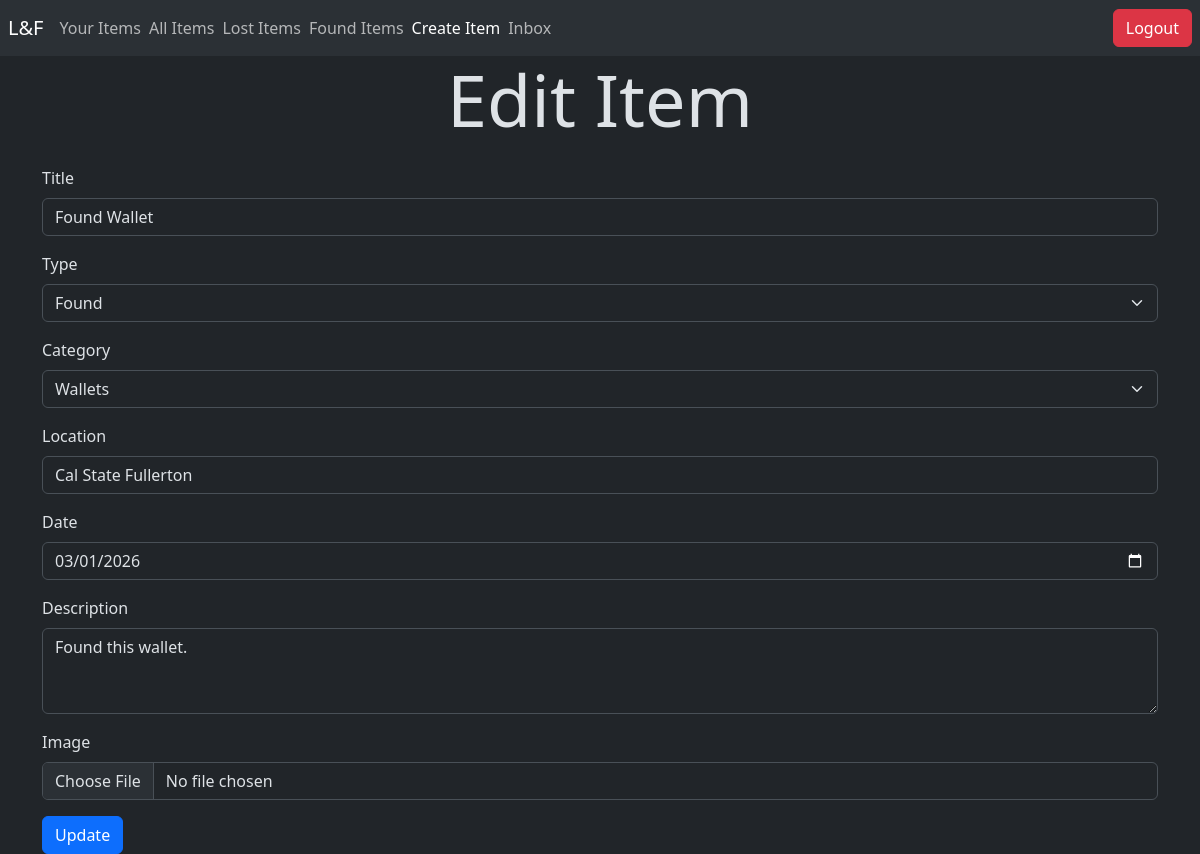
Screenshot of /edit_item.php?item_id=1 (signed in) with the database file from the repository.
### tables this page shows
CREATE TABLE ITEM (
    Item_id INT AUTO_INCREMENT,
    Inserted_at TIMESTAMP NOT NULL,
    Location VARCHAR(50) NOT NULL,
    Description VARCHAR(250) NOT NULL,
    Title VARCHAR(50) NOT NULL, 
    Type VARCHAR(20) NOT NULL,
    Category VARCHAR(20) NOT NULL,
    Status VARCHAR(20) NOT NULL,
    Date DATE NOT NULL,
    Img VARCHAR(225) NOT NULL,
    User_id INT NOT NULL,

    PRIMARY KEY (Item_id),
    FOREIGN KEY (User_id) REFERENCES USER (User_id)
);

### edit_item.php (the view, shortened to what this page needs)
<?php
include("connect.php");
$user_email = $_SESSION["Email"];
$item_id = $_GET['item_id'];
$sql_fetch_item = "select * from item where Item_id=$item_id;";
$item_row = $conn->query($sql_fetch_item);
$item = $item_row->fetch_assoc();
$sql_fetch_notifications = "select count(*) from notification where Recipient_email = '$user_email';";
$notifications = $conn->query($sql_fetch_notifications);
$row = $notifications->fetch_assoc();
$count = $row['count(*)'];
?>
<!doctype html>
<html lang="en" class="h-100" data-bs-theme="dark">
<head>
    <link href="https://cdn.jsdelivr.net/npm/bootstrap@5.3.8/dist/css/bootstrap.min.css" rel="stylesheet">
</head>
<body>
    <nav class="navbar bg-body-tertiary">
        <a class="navbar-brand ms-2" href="#">L&F</a>
        <ul class="navbar-nav me-auto flex-row d-flex">
            <li class="nav-item me-2">
                <a class="nav-link" href="user_items.php">Your Items</a>
            </li>
            <li class='nav-item me-2'>
                <a class='nav-link' href='view_items.php'>All Items</a>
            </li>
            <li class="nav-item me-2">
                <a class="nav-link" href="lost_items.php">Lost Items</a>
            </li>
            <li class="nav-item me-2">
                <a class="nav-link" href="found_items.php">Found Items</a>
            </li>
            <li class="nav-item me-2">
                <a class="nav-link active" href="item_submission.php">Create Item</a>
            </li>
            <?php
            if ($count > 0) {
                echo ("
                <li class='nav-item me-2'>
                    <a class='nav-link' href='view_conversations.php'>Inbox*</a>
                </li>
                ");
            } else {
                echo ("
                <li class='nav-item me-2'>
                    <a class='nav-link' href='view_conversations.php'>Inbox</a>
                </li>
                ");
            } ?>
        </ul>
        <a href="logout.php">
            <button class="btn btn-danger me-2" type="button">Logout</button>
        </a>
    </nav>
    <h1 class="display-2 text-center mb-4">Edit Item</h1>
    <div class="container">
        <form method="post" action="./update_item.php?item_id=<?php echo $item_id; ?>" enctype="multipart/form-data">
            <div class="mb-3">
                <label for="title" class="form-label">Title</label>
                <input type="text" class="form-control" id="title" name="title" value="<?php echo $item['Title']; ?>" required>
            </div>
            <div class="mb-3">
                <label for="type" class="form-label">Type</label>
                <select class="form-select" id="type" name="type" ?>" required>
                    <?php
                    if ($item['Type'] == 'Lost') {
                        echo ("
                        <option value='Lost' selected>Lost</option>
                        <option value='Found'>Found</option>
                        ");
                    } else {
                        echo ("
                        <option value='Lost'>Lost</option>
                        <option value='Found' selected>Found</option>
                        ");
                    }
                    ?>
                </select>
            </div>
            <div class="mb-3">
                <label for="category" class="form-label">Category</label>
                <select class="form-select" id="category" name="category" value="<?php echo $item['Category']; ?>" required>
                    <?php
                    if ($item['Category'] == 'Electronics') {
                        echo ("
                        <option value='Electronics' selected>Electronics</option>
                        <option value='Clothing'>Clothing</option>
                        <option value='Jewelry'>Jewelry</option>
                        <option value='Books'>Books</option>
                        <option value='Bags'>Bags</option>
                        <option value='Wallets'>Wallets</option>
                        <option value='Other'>Other</option>
                        ");
                    } else if ($item['Category'] == 'Wallets') {
                        echo ("
                        <option value='Electronics'>Electronics</option>
                        <option value='Clothing'>Clothing</option>
                        <option value='Jewelry'>Jewelry</option>
                        <option value='Books'>Books</option>
                        <option value='Bags'>Bags</option>
                        <option value='Wallets' selected>Wallets</option>
                        <option value='Other'>Other</option>
                        ");
                    }
                    ?>
                </select>
            </div>
            <div class="mb-3">
                <label for="location" class="form-label">Location</label>
                <input type="text" class="form-control" id="location" name="location" value="<?php echo $item['Location']; ?>" required>
            </div>
            <div class="mb-3">
                <label for="date" class="form-label">Date</label>
                <input type="date" class="form-control" id="date" name="date" value="<?php echo $item['Date']; ?>" required>
            </div>
            <div class="mb-3">
                <label for="description" class="form-label">Description</label>
                <textarea class="form-control" id="description" name="description" rows="3" required><?php echo $item['Description']; ?></textarea>
            </div>
            <div class="mb-3">
                <label for="image" class="form-label">Image</label>
                <input type="file" class="form-control" id="image" name="image">
            </div>
            <button type="submit" class="btn btn-primary">Update</button>
        </form>
    </div>
</body>
</html>

### rows the page displays
item: title "Found Wallet", type "Found", category "Wallets", location "Cal State Fullerton", date "03/01/2026", description "Found this wallet."
